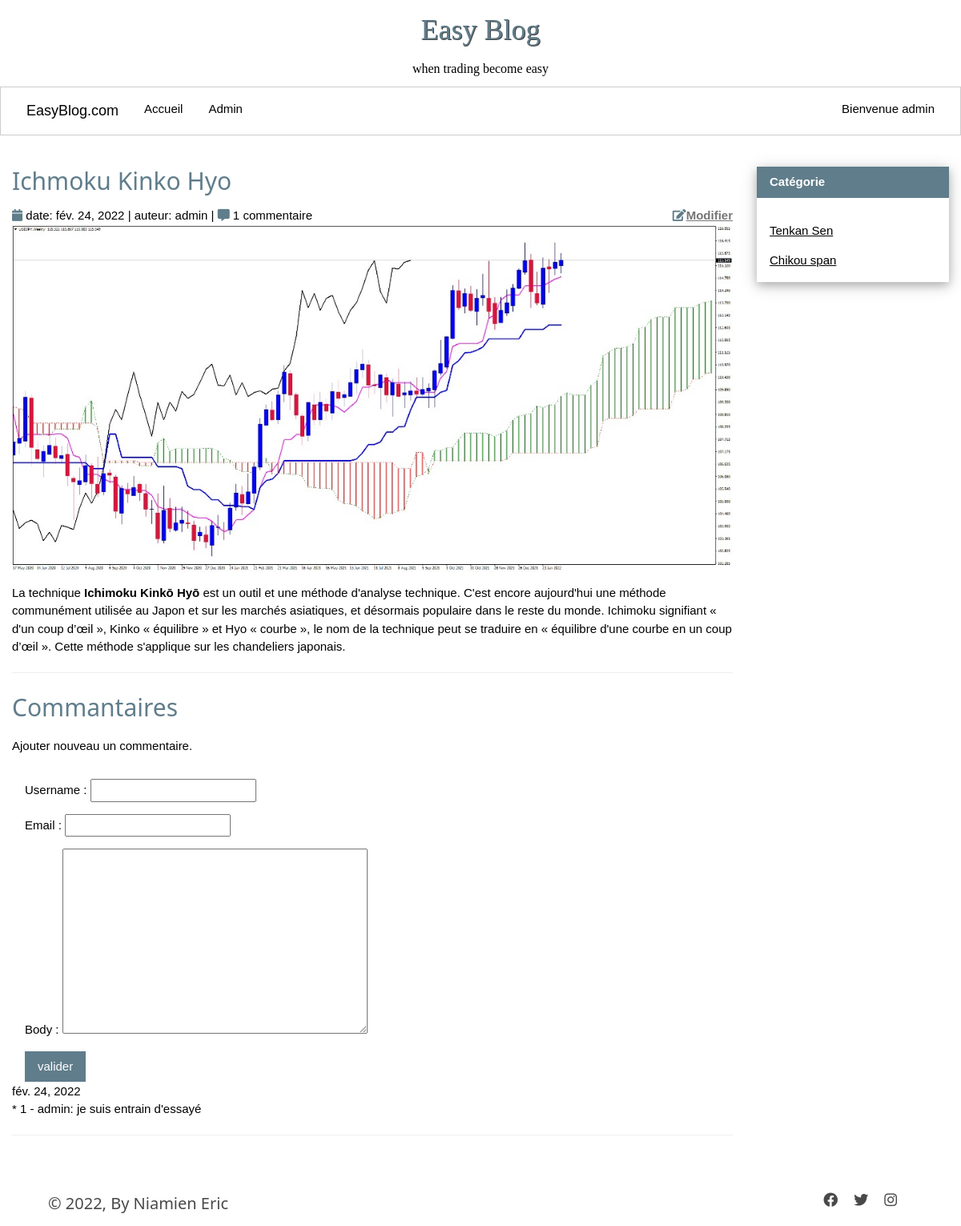
Before: /post/ichmoku-kinko-hyo/ (signed in) with the older database file.
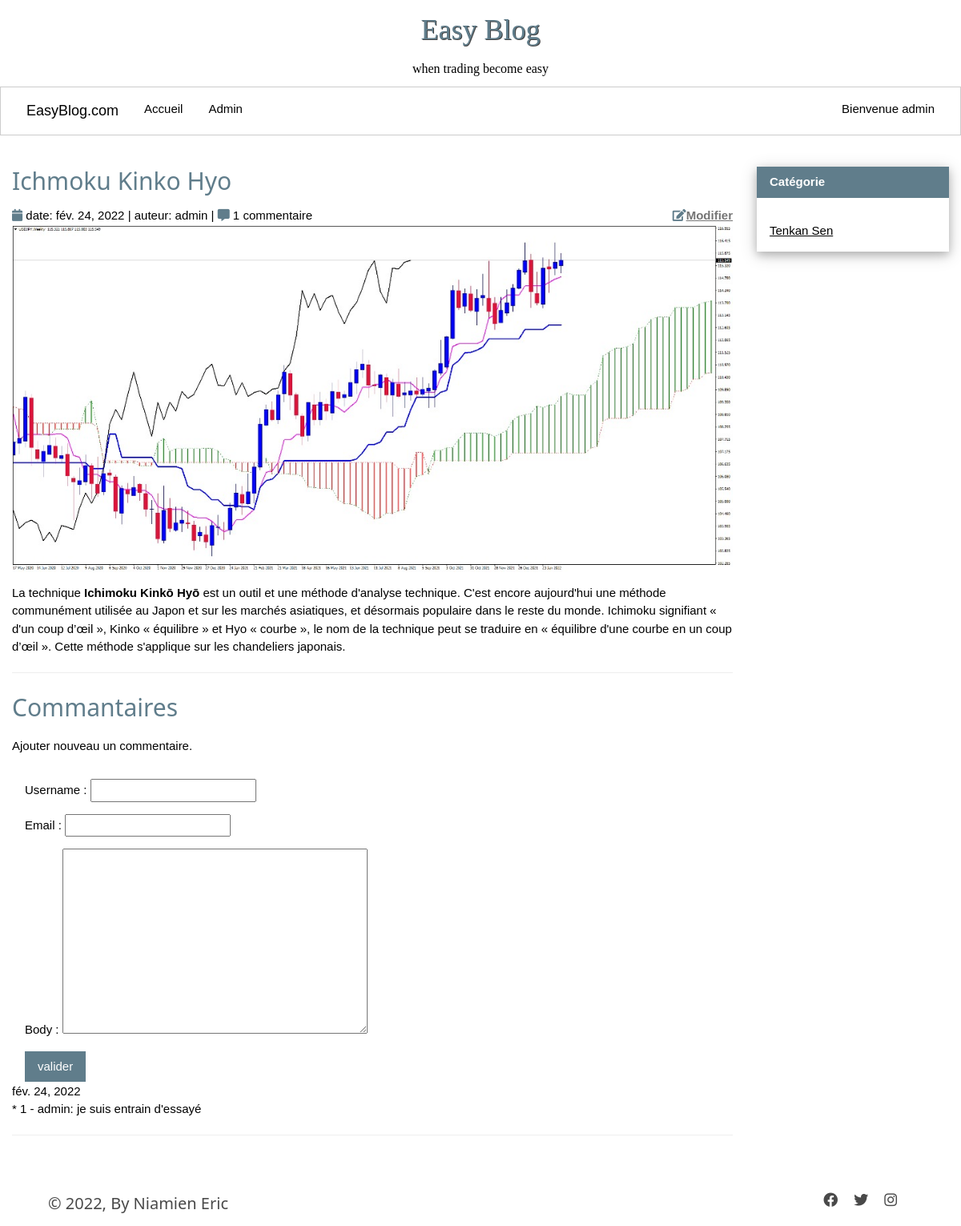
After: the same page with the newer database file.
### post/models.py (models this page shows, shortened)
class Comment(models.Model):
    post = models.ForeignKey(BlogPost, on_delete=models.CASCADE,related_name='comment')
    username = models.CharField(max_length=128)
    email = models.EmailField(max_length=128)
    body =  models.TextField()
    created = models.DateField(auto_now_add=True)
    update = models.DateField(auto_now_add=True)

class BlogPost(models.Model):
    title = models.CharField(max_length=255, unique=True, verbose_name="Titre")
    slug = models.SlugField(max_length=255, unique=True, blank=True)
    author = models.ForeignKey(User, on_delete=models.SET_NULL, null=True, blank=True)
    last_updated = models.DateTimeField(auto_now=True)
    created_on = models.DateField(blank=True, null=True)
    published = models.BooleanField(default=False, verbose_name="Publié")
    images = models.ImageField(upload_to='media')
    content =  HTMLField()
    class Meta:
        ordering = ['-created_on']
        verbose_name = "Article"

### post/views.py (the view)
# urls.py: path('post/<slug:slug>/', views.postDetails,name='details'),
@login_required(login_url='signin')
def postDetails(request,slug):
    home = False
    posts = BlogPost.objects.all()
    post = get_object_or_404(posts,slug=slug)
    comments = Comment.objects.filter(post=post.id)
    new_comment = None
    if request.method == 'POST':
        comment_form = CommentForm(data=request.POST)
        if comment_form.is_valid():
            new_comment = comment_form.save(commit=False)
            new_comment.post = post
            new_comment.save()
    else:
        comment_form = CommentForm()
    context = {'post':post,
               'posts':posts,
               'home':home,
                'comments':comments,
                'new_comment':new_comment,
                'comment_form':comment_form}
    return render(request,'post/details.html',context)

### forms.py
class CommentForm(forms.ModelForm):
    class Meta:
        model = Comment
        fields = ['username','email','body']

### templates/post/details.html (shortened to what this page needs)
{% extends 'main.html' %}
{% load static %}
{% block headcontent %}
    <link rel="stylesheet" href="{% static 'css/details.css' %}">
{% endblock %}
{% block content %}
    <div class="container-principal">
        <div class="container-content">
            <div class="title">
                <h2 class="w3-text-blue-grey">{{post.title}}</h2>
                <i class='fa fa-calendar w3-text-blue-grey'></i>
                <span>date: {{post.created_on}}</span> |
                <span>auteur: {{post.author}}</span> |
                <i class='fas fa-comment-alt  w3-text-blue-grey'></i>
                <span>
                    {% with comments.count as total_comments  %}
                        {{total_comments}} commentaire{{total_comments|pluralize}}
                    {% endwith %}
                </span>
                {% if user.username == 'admin' %}
                <span class="w3-right">
                    <i class='fa fa-edit w3-text-blue-grey'></i><a href="{% url 'update' post.slug %}" class="w3-text-grey"><b>Modifier</b></a>
                    </span>
                {% endif %}
            </div>
            <div class="image">
                <img class="image-card" src="{{post.images.url}}" alt="Alps">
            </div>
            <div class="content-card">
                <p>{{post.content|safe}}</p>
                <hr>
            </div>
            <div class="content-comment">
                <h2 class="w3-text-blue-grey">Commantaires</h2>
                    {% if new_comment %}
                        <span> le commentaire a été envoyé </span>
                    {% else %}
                        <p>Ajouter nouveau un commentaire.</p>
                        <form method='POST' class="w3-container">
                            {{comment_form.as_p}}
                            <input class="w3-btn w3-blue-grey" type="submit" value="valider">
                        </form>
                    {% endif %}
                {% for comment in comments %}
                    <span>
                        {{comment.created}}
                    </span><br>
                    <span>* {{forloop.counter}} - {{comment.username}}</span>: {{comment.body}}<br>
                    {% empty %}
                    <span>
                        pas de commmaire
                    </span><br>
                {% endfor %}
                <hr>
            </div>
        </div>
        <div class="container-aside" >
            <div class="w3-card-4">
                <header class="gray-color">
                    <p class="w3-padding w3-blue-grey"><b>Catégorie</b></p>
                </header>
                <div class="w3-container">
                    {% for post in posts %}
                        {% if post.published %}
                            <p><a href="{% url 'details' post.slug %}">{{post.title}}</a></p>
                        {% endif %}
                    {% endfor %}
                </div>
            </div>
        </div>
    </div>
{% endblock content %}

Changed rows visible on the page:
no longer on this page (row edited): BlogPost: title "Chikou span"
